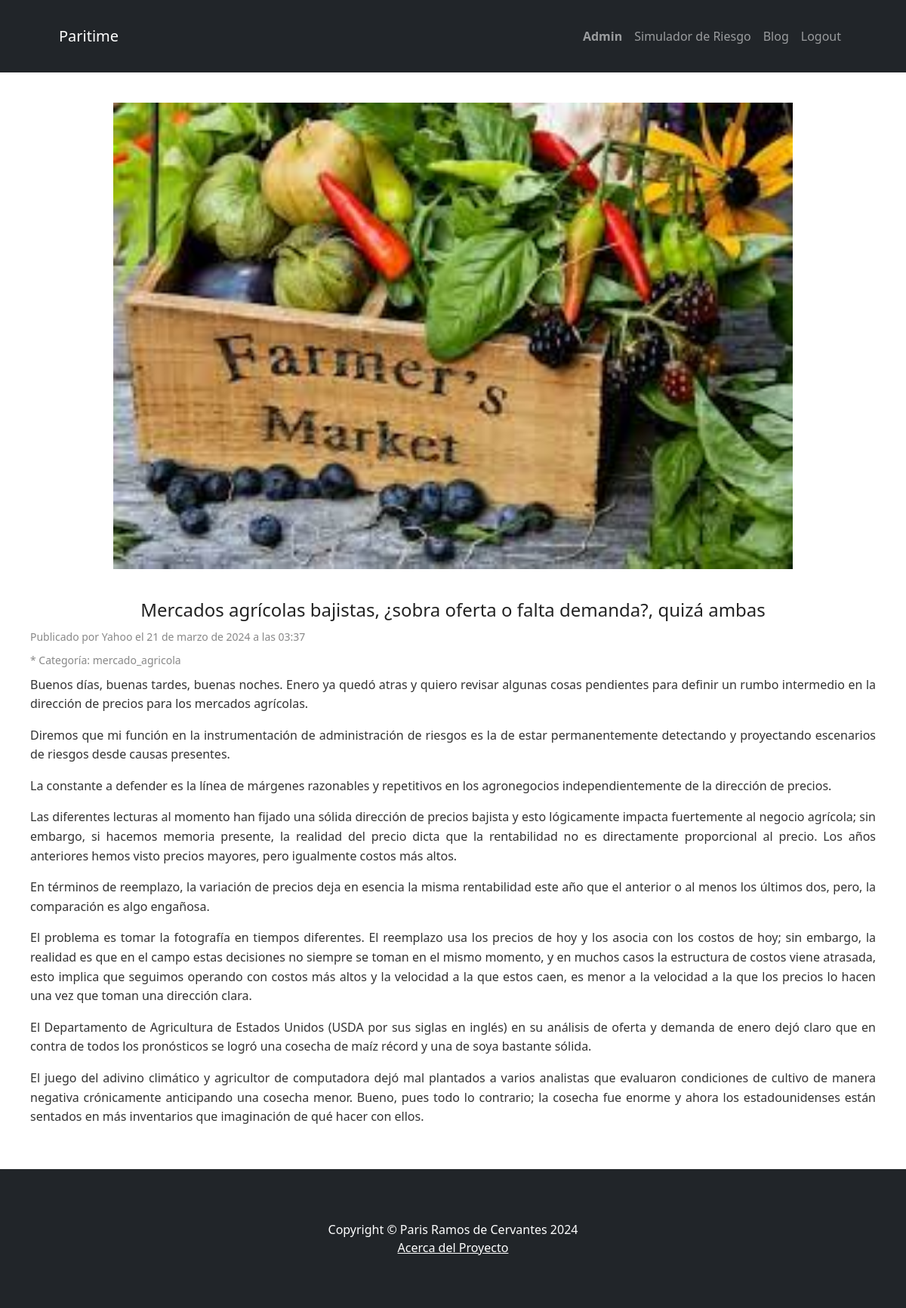
The app's page /post/mercados-agricolas-bajistas-sobra-oferta-o-falta-demanda-quiza-ambas/ (signed in) with its own data.
### App_BlogAgri/models.py (models this page shows, shortened)
class Post(models.Model):
    titulo = models.CharField(max_length=250)
    slug = models.SlugField(
        max_length=250, unique_for_date='publicacion_post', verbose_name='URL amigable')
    autor = models.ForeignKey(
        User, on_delete=models.CASCADE, related_name='blog_posts')
    contenido = models.TextField()
    publicacion_post = models.DateTimeField(default=timezone.now)
    creacion_post = models.DateTimeField(auto_now_add=True)
    actualizacion_post = models.DateTimeField(auto_now=True)
    status_post = models.IntegerField(
        choices=STATUS_CHOICES, verbose_name='Privacidad')
    tema_post = models.CharField(
        max_length=50, choices=TEMAS_AGRICULTURA, default='General', verbose_name='Tema')
    imagen = models.ImageField(upload_to='post_images', blank=True, null=True)
    class Meta:
        ordering = ('-publicacion_post',)

### App_BlogAgri/views.py (the view)
# urls.py: path('post/<slug:post_slug>/', post, name='post'),
def post(request, post_slug):
    post = get_object_or_404(Post, slug=post_slug)
    paragraphs = post.contenido.split('\n')
    return render(request, 'post.html', {'post': post, 'paragraphs': paragraphs})

### App_BlogAgri/templates/post.html (shortened to what this page needs)
{% extends 'base.html' %}.
{% block content1 %}
{% if user.is_authenticated %}
<a class="navbar-brand" href="/inicio">
{{user}}
</a>
{% else %}
<a class="navbar-brand" href="/perfil">
    {{mensaje}}
</a>
{% endif %}
{% endblock %}
{% block content2 %}
<div class="blog-post">
    {% load static %}
    <div class="post-image">
        {% if post.imagen %}
        <img src="{{ post.imagen.url }}" alt="{{ post.titulo }}" class="post-image">
        {% elif post.imagen is None %}
        <img src="{% static 'assets\stock_marketlike.jpg' %}" alt="iamgen demo" class="post-image">
        {% endif %}
    </div>
    <div class="post-content">
        <h2>{{ post.titulo }}</h2>
        <p class="post-meta">Publicado por {{ post.autor }} el {{ post.publicacion_post }}</p>
        <p class="post-meta">* Categoría: {{ post.tema_post }} </p>
        <div class = "post-text">
            {% for paragraph in paragraphs %}
            <p>{{ paragraph }}</p>
        {% endfor %}
        </div>
    </div>
</div>
{% endblock %}

### records on screen
Post: imagen (picture), titulo "Mercados agrícolas bajistas, ¿sobra oferta o falta demanda?, quizá ambas", autor "Yahoo", publicacion_post "21 de marzo de 2024 a las 03:37", tema_post "mercado_agricola"

### other values on screen
{{ user }} "Paritime"
{{ paragraph }} "Buenos días, buenas tardes, buenas noches. Enero ya quedó atras y quiero revisar algunas cosas pendientes para definir un rumbo intermedio en la dirección de precios para los mercados agrícolas." "Diremos que mi función en la instrumentación de administración de riesgos es la de estar permanentemente detectando y proyectando escenarios de riesgos desde causas presentes." "La constante a defender es la línea de márgenes razonables y repetitivos en los agronegocios independientemente de la dirección de precios." "En términos de reemplazo, la variación de precios deja en esencia la misma rentabilidad este año que el anterior o al menos los últimos dos, pero, la comparación es algo engañosa."
